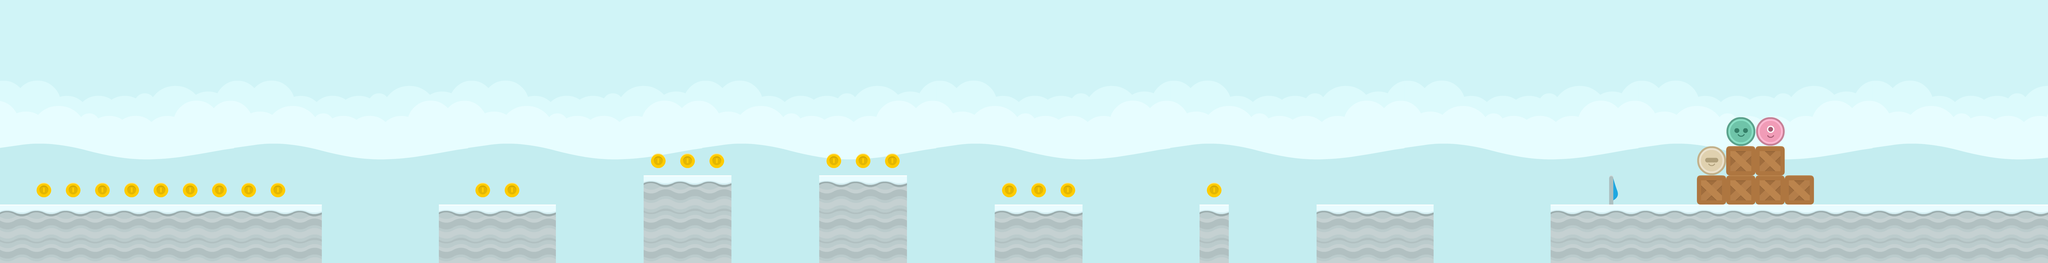

A level layout from a 2D game, rendered from its tile map. Below: a short description, then the map file with its tile-grid data intact:
An orthogonal 70x9 tile map with 128x128 px tiles, 2 tile layers (Tile Layer 1, Tile Layer 2), 5 tilesets and 30 objects.

<map version="1.0" orientation="orthogonal" renderorder="right-down" width="70" height="9" tilewidth="128" tileheight="128" nextobjectid="37">
 <tileset firstgid="1" name="spritesheet_items" tilewidth="128" tileheight="128" tilecount="32" columns="8">
  <image source="../tilesets/spritesheet_items.png" width="1024" height="512" />
 </tileset>
 <tileset firstgid="33" name="blue_land" tilewidth="128" tileheight="128" tilecount="64" columns="8">
  <image source="../tilesets/blue_land.png" width="1024" height="1024" />
 </tileset>
 <tileset firstgid="97" name="spritesheet_tiles" tilewidth="128" tileheight="128" spacing="2" margin="1" tilecount="128" columns="8">
  <image source="../tilesets/spritesheet_tiles.png" width="1040" height="2080" />
 </tileset>
 <tileset firstgid="225" name="spritesheet_ground" tilewidth="128" tileheight="128" spacing="2" margin="1" tilecount="128" columns="8">
  <image source="../tilesets/spritesheet_ground.png" width="1040" height="2080" />
 </tileset>
 <tileset firstgid="353" name="players" tilewidth="128" tileheight="128" tilecount="4" columns="4">
  <image source="../tilesets/players.png" width="512" height="128" />
 </tileset>
 <layer name="Tile Layer 1" width="70" height="9">
  <data encoding="csv">
33,34,35,36,37,38,39,40,33,34,35,36,37,38,39,40,33,34,35,36,37,38,39,40,33,34,35,36,37,38,39,40,33,34,35,36,37,38,39,40,33,34,35,36,37,38,39,40,33,34,35,36,37,38,39,40,33,34,35,36,37,38,39,40,33,34,35,36,37,38,
41,42,43,44,45,46,47,48,41,42,43,44,45,46,47,48,41,42,43,44,45,46,47,48,41,42,43,44,45,46,47,48,41,42,43,44,45,46,47,48,41,42,43,44,45,46,47,48,41,42,43,44,45,46,47,48,41,42,43,44,45,46,47,48,41,42,43,44,45,46,
49,50,51,52,53,54,55,56,49,50,51,52,53,54,55,56,49,50,51,52,53,54,55,56,49,50,51,52,53,54,55,56,49,50,51,52,53,54,55,56,49,50,51,52,53,54,55,56,49,50,51,52,53,54,55,56,49,50,51,52,53,54,55,56,49,50,51,52,53,54,
57,58,59,60,61,62,63,64,57,58,59,60,61,62,63,64,57,58,59,60,61,62,63,64,57,58,59,60,61,62,63,64,57,58,59,60,61,62,63,64,57,58,59,60,61,62,63,64,57,58,59,60,61,62,63,64,57,58,59,60,61,62,63,64,57,58,59,60,61,62,
65,66,67,68,69,70,71,72,65,66,67,68,69,70,71,72,65,66,67,68,69,70,71,72,65,66,67,68,69,70,71,72,65,66,67,68,69,70,71,72,65,66,67,68,69,70,71,72,65,66,67,68,69,70,71,72,65,66,67,68,69,70,71,72,65,66,67,68,69,70,
73,74,75,76,77,78,79,80,73,74,75,76,77,78,79,80,73,74,75,76,77,78,79,80,73,74,75,76,77,78,79,80,73,74,75,76,77,78,79,80,73,74,75,76,77,78,79,80,73,74,75,76,77,78,79,80,73,74,75,76,77,78,79,80,73,74,75,76,77,78,
81,82,83,84,85,86,87,88,81,82,83,84,85,86,87,88,81,82,83,84,85,86,87,88,81,82,83,84,85,86,87,88,81,82,83,84,85,86,87,88,81,82,83,84,85,86,87,88,81,82,83,84,85,86,87,88,81,82,83,84,85,86,87,88,81,82,83,84,85,86,
83,84,85,86,87,88,88,88,88,88,91,92,93,94,95,96,89,90,91,92,93,94,95,96,89,90,91,92,93,94,95,96,89,90,91,92,93,94,95,96,89,90,91,92,93,94,95,89,90,81,81,81,81,81,81,81,81,81,81,81,81,81,81,81,81,82,83,84,85,86,
91,92,93,94,95,96,96,96,96,96,96,96,96,96,96,96,96,96,96,96,96,96,96,96,96,96,96,96,96,96,96,96,96,96,96,96,96,96,96,96,96,96,96,96,96,96,96,96,96,89,89,89,89,89,89,89,89,89,89,89,89,89,89,89,89,90,91,92,93,94
</data>
 </layer>
 <layer name="Tile Layer 2" width="70" height="9">
  <data encoding="csv">
0,0,0,0,0,0,0,0,0,0,0,0,0,0,0,0,0,0,0,0,0,0,0,0,0,0,0,0,0,0,0,0,0,0,0,0,0,0,0,0,0,0,0,0,0,0,0,0,0,0,0,0,0,0,0,0,0,0,0,0,0,0,0,0,0,0,0,0,0,0,
0,0,0,0,0,0,0,0,0,0,0,0,0,0,0,0,0,0,0,0,0,0,0,0,0,0,0,0,0,0,0,0,0,0,0,0,0,0,0,0,0,0,0,0,0,0,0,0,0,0,0,0,0,0,0,0,0,0,0,0,0,0,0,0,0,0,0,0,0,0,
0,0,0,0,0,0,0,0,0,0,0,0,0,0,0,0,0,0,0,0,0,0,0,0,0,0,0,0,0,0,0,0,0,0,0,0,0,0,0,0,0,0,0,0,0,0,0,0,0,0,0,0,0,0,0,0,0,0,0,0,0,0,0,0,0,0,0,0,0,0,
0,0,0,0,0,0,0,0,0,0,0,0,0,0,0,0,0,0,0,0,0,0,0,0,0,0,0,0,0,0,0,0,0,0,0,0,0,0,0,0,0,0,0,0,0,0,0,0,0,0,0,0,0,0,0,0,0,0,0,0,0,0,0,0,0,0,0,0,0,0,
0,0,0,0,0,0,0,0,0,0,0,0,0,0,0,0,0,0,0,0,0,0,0,0,0,0,0,0,0,0,0,0,0,0,0,0,0,0,0,0,0,0,0,0,0,0,0,0,0,0,0,0,0,0,0,0,0,0,0,356,353,0,0,0,0,0,0,0,0,0,
0,0,0,0,0,0,0,0,0,0,0,0,0,0,0,0,0,0,0,0,0,0,30,30,30,0,0,0,30,30,30,0,0,0,0,0,0,0,0,0,0,0,0,0,0,0,0,0,0,0,0,0,0,0,0,0,0,0,355,129,129,0,0,0,0,0,0,0,0,0,
0,30,30,30,30,30,30,30,30,30,0,0,0,0,0,0,30,30,0,0,0,0,284,284,284,0,0,0,284,284,284,0,0,0,30,30,30,31,0,0,0,30,0,0,0,0,0,0,0,0,0,0,0,0,0,11,0,0,129,129,129,129,0,0,0,0,0,0,0,0,
284,284,284,284,284,284,284,284,284,284,284,0,0,0,0,284,284,284,284,0,0,0,277,277,277,0,0,0,277,277,277,0,0,0,284,284,284,0,0,0,0,284,0,0,0,284,284,284,284,0,0,0,0,284,284,284,284,284,284,284,284,284,284,284,284,284,284,284,284,284,
277,277,277,277,277,277,277,277,277,277,277,0,0,0,0,277,277,277,277,0,0,0,277,277,277,0,0,0,277,277,277,0,0,0,277,277,277,0,0,0,0,277,0,0,0,277,277,277,277,0,0,0,0,277,277,277,277,277,277,277,277,277,277,277,277,277,277,277,277,277
</data>
 </layer>
 <objectgroup name="Object Layer 1">
  <object id="6" x="6784" y="896" width="2176" height="256" />
  <object id="7" x="5760" y="896" width="512" height="256" />
  <object id="8" x="5248" y="896" width="128" height="256" />
  <object id="9" x="4352" y="896" width="384" height="256" />
  <object id="11" x="3584" y="768" width="384" height="384" />
  <object id="12" x="2816" y="768" width="384" height="384" />
  <object id="13" x="1920" y="896" width="512" height="256" />
  <object id="14" x="0" y="896" width="1408" height="256" />
 </objectgroup>
 <objectgroup name="Object Layer 2">
  <object id="15" x="5280.67" y="799.333" width="64" height="64">
   <ellipse />
  </object>
  <object id="17" x="4640.67" y="800.667" width="64" height="64">
   <ellipse />
  </object>
  <object id="18" x="4511.33" y="800.667" width="64" height="64">
   <ellipse />
  </object>
  <object id="19" x="4382.67" y="800" width="64" height="64">
   <ellipse />
  </object>
  <object id="20" x="3871.33" y="672" width="64" height="64">
   <ellipse />
  </object>
  <object id="21" x="3744" y="672" width="64" height="64">
   <ellipse />
  </object>
  <object id="22" x="3617.33" y="674" width="64" height="64">
   <ellipse />
  </object>
  <object id="23" x="3103.33" y="672" width="64" height="64">
   <ellipse />
  </object>
  <object id="24" x="2976.67" y="672.667" width="64" height="64">
   <ellipse />
  </object>
  <object id="25" x="2846" y="672.667" width="64" height="64">
   <ellipse />
  </object>
  <object id="26" x="2208.67" y="799.333" width="64" height="64">
   <ellipse />
  </object>
  <object id="27" x="2080" y="798.667" width="64" height="64">
   <ellipse />
  </object>
  <object id="28" x="1185" y="800" width="64" height="64">
   <ellipse />
  </object>
  <object id="29" x="1056" y="803" width="64" height="64">
   <ellipse />
  </object>
  <object id="30" x="925" y="799" width="64" height="64">
   <ellipse />
  </object>
  <object id="31" x="797" y="800" width="64" height="64">
   <ellipse />
  </object>
  <object id="32" x="669" y="801" width="64" height="64">
   <ellipse />
  </object>
  <object id="33" x="543" y="800" width="64" height="64">
   <ellipse />
  </object>
  <object id="34" x="416" y="801" width="64" height="64">
   <ellipse />
  </object>
  <object id="35" x="287" y="801" width="64" height="64">
   <ellipse />
  </object>
  <object id="36" x="158" y="802" width="64" height="64">
   <ellipse />
  </object>
 </objectgroup>
 <objectgroup name="finish">
  <object id="1" x="7168" y="0" width="128" height="896" />
 </objectgroup>
</map>
